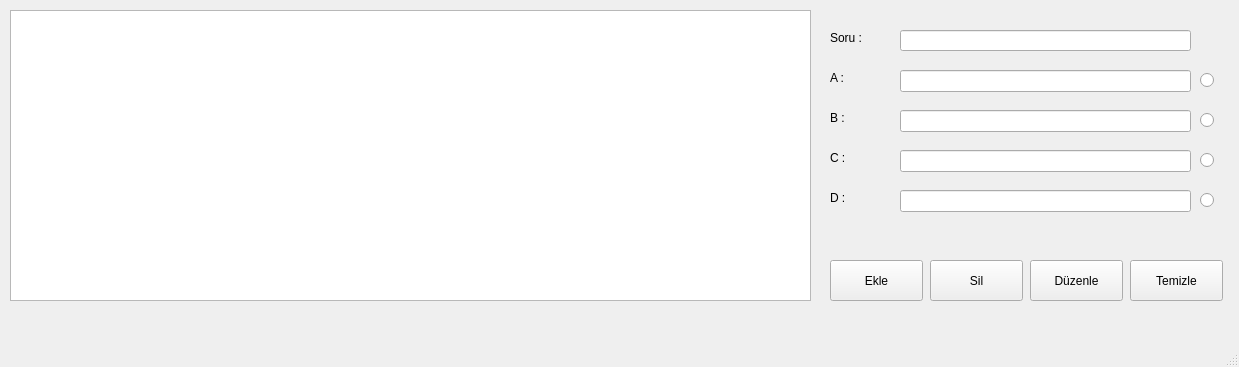
<?xml version="1.0" encoding="UTF-8"?>
<ui version="4.0">
 <class>MainWindow</class>
 <widget class="QMainWindow" name="MainWindow">
  <property name="geometry">
   <rect>
    <x>0</x>
    <y>0</y>
    <width>1239</width>
    <height>367</height>
   </rect>
  </property>
  <property name="minimumSize">
   <size>
    <width>1239</width>
    <height>367</height>
   </size>
  </property>
  <property name="maximumSize">
   <size>
    <width>1239</width>
    <height>367</height>
   </size>
  </property>
  <property name="windowTitle">
   <string>Soru Ekle</string>
  </property>
  <widget class="QWidget" name="centralwidget">
   <widget class="QLabel" name="label">
    <property name="geometry">
     <rect>
      <x>830</x>
      <y>30</y>
      <width>55</width>
      <height>16</height>
     </rect>
    </property>
    <property name="text">
     <string>Soru :</string>
    </property>
   </widget>
   <widget class="QLabel" name="label_2">
    <property name="geometry">
     <rect>
      <x>830</x>
      <y>70</y>
      <width>55</width>
      <height>16</height>
     </rect>
    </property>
    <property name="text">
     <string>A :</string>
    </property>
   </widget>
   <widget class="QLabel" name="label_3">
    <property name="geometry">
     <rect>
      <x>830</x>
      <y>110</y>
      <width>55</width>
      <height>16</height>
     </rect>
    </property>
    <property name="text">
     <string>B :</string>
    </property>
   </widget>
   <widget class="QLabel" name="label_4">
    <property name="geometry">
     <rect>
      <x>830</x>
      <y>150</y>
      <width>55</width>
      <height>16</height>
     </rect>
    </property>
    <property name="text">
     <string>C :</string>
    </property>
   </widget>
   <widget class="QLabel" name="label_5">
    <property name="geometry">
     <rect>
      <x>830</x>
      <y>190</y>
      <width>55</width>
      <height>16</height>
     </rect>
    </property>
    <property name="text">
     <string>D : </string>
    </property>
   </widget>
   <widget class="QRadioButton" name="rdbA">
    <property name="geometry">
     <rect>
      <x>1200</x>
      <y>70</y>
      <width>21</width>
      <height>20</height>
     </rect>
    </property>
    <property name="text">
     <string/>
    </property>
   </widget>
   <widget class="QRadioButton" name="rdbB">
    <property name="geometry">
     <rect>
      <x>1200</x>
      <y>110</y>
      <width>21</width>
      <height>20</height>
     </rect>
    </property>
    <property name="text">
     <string/>
    </property>
   </widget>
   <widget class="QRadioButton" name="rdbC">
    <property name="geometry">
     <rect>
      <x>1200</x>
      <y>150</y>
      <width>21</width>
      <height>20</height>
     </rect>
    </property>
    <property name="text">
     <string/>
    </property>
   </widget>
   <widget class="QRadioButton" name="rdbD">
    <property name="geometry">
     <rect>
      <x>1200</x>
      <y>190</y>
      <width>16</width>
      <height>20</height>
     </rect>
    </property>
    <property name="text">
     <string/>
    </property>
   </widget>
   <widget class="QLineEdit" name="txtSoru">
    <property name="geometry">
     <rect>
      <x>900</x>
      <y>30</y>
      <width>291</width>
      <height>21</height>
     </rect>
    </property>
   </widget>
   <widget class="QLineEdit" name="txtA">
    <property name="geometry">
     <rect>
      <x>900</x>
      <y>70</y>
      <width>291</width>
      <height>22</height>
     </rect>
    </property>
   </widget>
   <widget class="QLineEdit" name="txtB">
    <property name="geometry">
     <rect>
      <x>900</x>
      <y>110</y>
      <width>291</width>
      <height>22</height>
     </rect>
    </property>
   </widget>
   <widget class="QLineEdit" name="txtC">
    <property name="geometry">
     <rect>
      <x>900</x>
      <y>150</y>
      <width>291</width>
      <height>22</height>
     </rect>
    </property>
   </widget>
   <widget class="QLineEdit" name="txtD">
    <property name="geometry">
     <rect>
      <x>900</x>
      <y>190</y>
      <width>291</width>
      <height>22</height>
     </rect>
    </property>
   </widget>
   <widget class="QPushButton" name="btnEkle">
    <property name="geometry">
     <rect>
      <x>830</x>
      <y>260</y>
      <width>93</width>
      <height>41</height>
     </rect>
    </property>
    <property name="cursor">
     <cursorShape>PointingHandCursor</cursorShape>
    </property>
    <property name="text">
     <string>Ekle</string>
    </property>
   </widget>
   <widget class="QTableWidget" name="tableWidget">
    <property name="geometry">
     <rect>
      <x>10</x>
      <y>10</y>
      <width>801</width>
      <height>291</height>
     </rect>
    </property>
   </widget>
   <widget class="QPushButton" name="btnDuzenle">
    <property name="geometry">
     <rect>
      <x>1030</x>
      <y>260</y>
      <width>93</width>
      <height>41</height>
     </rect>
    </property>
    <property name="cursor">
     <cursorShape>PointingHandCursor</cursorShape>
    </property>
    <property name="text">
     <string>Düzenle</string>
    </property>
   </widget>
   <widget class="QPushButton" name="btnSil">
    <property name="geometry">
     <rect>
      <x>930</x>
      <y>260</y>
      <width>93</width>
      <height>41</height>
     </rect>
    </property>
    <property name="cursor">
     <cursorShape>PointingHandCursor</cursorShape>
    </property>
    <property name="text">
     <string>Sil</string>
    </property>
   </widget>
   <widget class="QPushButton" name="btnTemizle">
    <property name="geometry">
     <rect>
      <x>1130</x>
      <y>260</y>
      <width>93</width>
      <height>41</height>
     </rect>
    </property>
    <property name="cursor">
     <cursorShape>PointingHandCursor</cursorShape>
    </property>
    <property name="text">
     <string>Temizle</string>
    </property>
   </widget>
  </widget>
  <widget class="QMenuBar" name="menubar">
   <property name="geometry">
    <rect>
     <x>0</x>
     <y>0</y>
     <width>1239</width>
     <height>26</height>
    </rect>
   </property>
  </widget>
  <widget class="QStatusBar" name="statusbar"/>
 </widget>
 <resources/>
 <connections/>
</ui>
